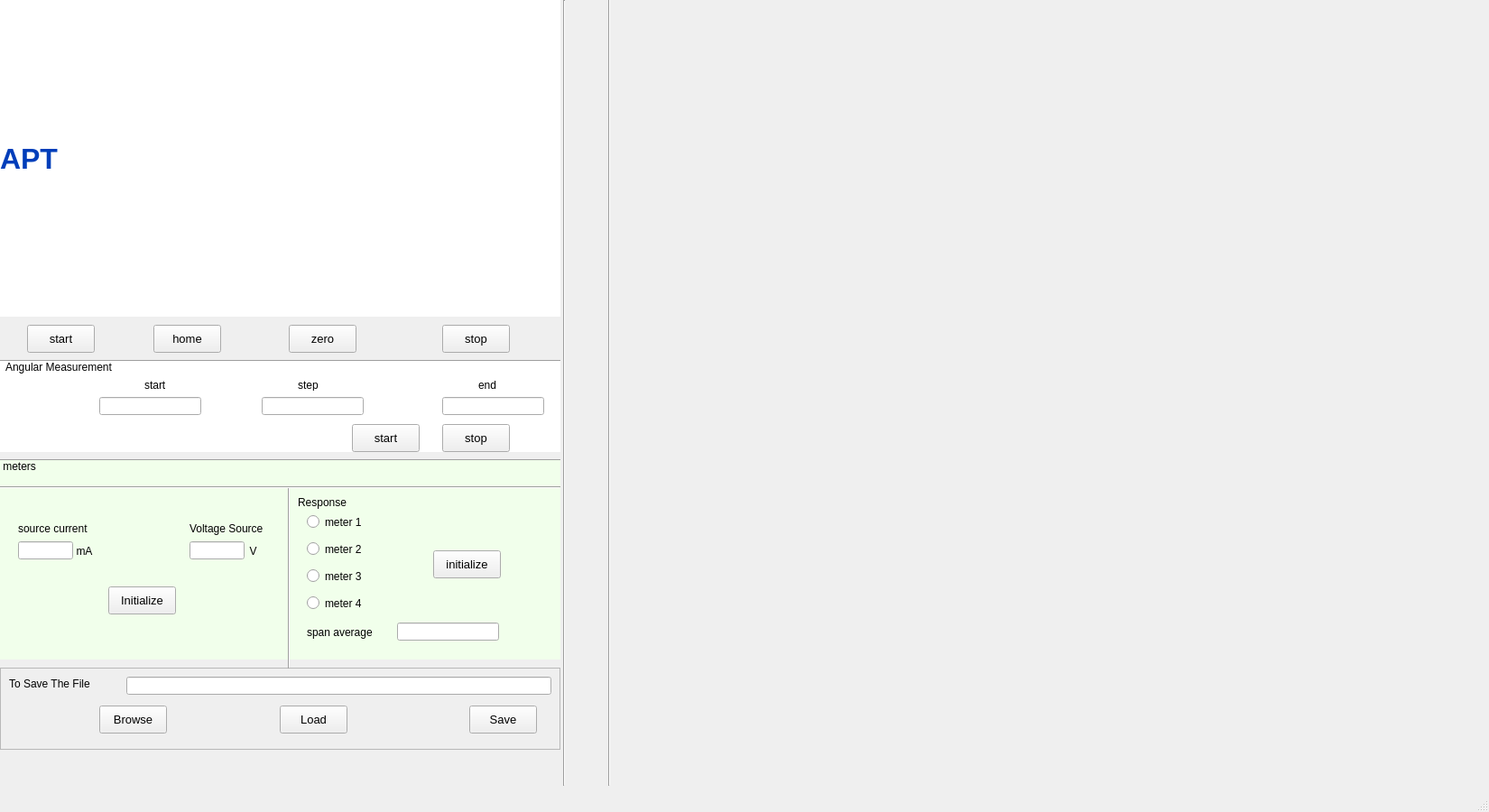
<?xml version="1.0" encoding="UTF-8"?>
<ui version="4.0">
 <class>MainWindow</class>
 <widget class="QMainWindow" name="MainWindow">
  <property name="enabled">
   <bool>true</bool>
  </property>
  <property name="geometry">
   <rect>
    <x>0</x>
    <y>0</y>
    <width>1650</width>
    <height>900</height>
   </rect>
  </property>
  <property name="windowTitle">
   <string>TEST1</string>
  </property>
  <property name="styleSheet">
   <string notr="true"/>
  </property>
  <widget class="QWidget" name="centralwidget">
   <widget class="QLabel" name="L_apt_screen">
    <property name="geometry">
     <rect>
      <x>0</x>
      <y>0</y>
      <width>621</width>
      <height>351</height>
     </rect>
    </property>
    <property name="font">
     <font>
      <pointsize>24</pointsize>
      <weight>75</weight>
      <bold>true</bold>
     </font>
    </property>
    <property name="styleSheet">
     <string notr="true">background-color:white;
color:rgb(0, 62, 186)</string>
    </property>
    <property name="text">
     <string>APT</string>
    </property>
   </widget>
   <widget class="Line" name="line">
    <property name="geometry">
     <rect>
      <x>610</x>
      <y>0</y>
      <width>31</width>
      <height>871</height>
     </rect>
    </property>
    <property name="orientation">
     <enum>Qt::Vertical</enum>
    </property>
   </widget>
   <widget class="Line" name="line_2">
    <property name="geometry">
     <rect>
      <x>660</x>
      <y>-10</y>
      <width>31</width>
      <height>881</height>
     </rect>
    </property>
    <property name="orientation">
     <enum>Qt::Vertical</enum>
    </property>
   </widget>
   <widget class="QPushButton" name="L_apt_start">
    <property name="geometry">
     <rect>
      <x>30</x>
      <y>360</y>
      <width>75</width>
      <height>31</height>
     </rect>
    </property>
    <property name="font">
     <font>
      <pointsize>10</pointsize>
     </font>
    </property>
    <property name="text">
     <string>start</string>
    </property>
   </widget>
   <widget class="QPushButton" name="L_apt_zero">
    <property name="geometry">
     <rect>
      <x>320</x>
      <y>360</y>
      <width>75</width>
      <height>31</height>
     </rect>
    </property>
    <property name="font">
     <font>
      <pointsize>10</pointsize>
     </font>
    </property>
    <property name="text">
     <string>zero</string>
    </property>
   </widget>
   <widget class="QPushButton" name="L_apt_Home">
    <property name="geometry">
     <rect>
      <x>170</x>
      <y>360</y>
      <width>75</width>
      <height>31</height>
     </rect>
    </property>
    <property name="font">
     <font>
      <pointsize>10</pointsize>
     </font>
    </property>
    <property name="text">
     <string>home</string>
    </property>
   </widget>
   <widget class="QPushButton" name="L_apt_stop">
    <property name="geometry">
     <rect>
      <x>490</x>
      <y>360</y>
      <width>75</width>
      <height>31</height>
     </rect>
    </property>
    <property name="font">
     <font>
      <pointsize>10</pointsize>
     </font>
    </property>
    <property name="text">
     <string>stop</string>
    </property>
   </widget>
   <widget class="Line" name="line_3">
    <property name="geometry">
     <rect>
      <x>0</x>
      <y>390</y>
      <width>621</width>
      <height>20</height>
     </rect>
    </property>
    <property name="orientation">
     <enum>Qt::Horizontal</enum>
    </property>
   </widget>
   <widget class="QLabel" name="L_angMeasure">
    <property name="geometry">
     <rect>
      <x>0</x>
      <y>400</y>
      <width>621</width>
      <height>101</height>
     </rect>
    </property>
    <property name="font">
     <font>
      <pointsize>9</pointsize>
     </font>
    </property>
    <property name="styleSheet">
     <string notr="true">background-color:white</string>
    </property>
    <property name="text">
     <string>  Angular Measurement</string>
    </property>
    <property name="alignment">
     <set>Qt::AlignLeading|Qt::AlignLeft|Qt::AlignTop</set>
    </property>
   </widget>
   <widget class="QPushButton" name="L_angMeasureStartB">
    <property name="geometry">
     <rect>
      <x>390</x>
      <y>470</y>
      <width>75</width>
      <height>31</height>
     </rect>
    </property>
    <property name="font">
     <font>
      <pointsize>10</pointsize>
     </font>
    </property>
    <property name="text">
     <string>start</string>
    </property>
   </widget>
   <widget class="QPushButton" name="L_angMeasureStopB">
    <property name="geometry">
     <rect>
      <x>490</x>
      <y>470</y>
      <width>75</width>
      <height>31</height>
     </rect>
    </property>
    <property name="font">
     <font>
      <pointsize>10</pointsize>
     </font>
    </property>
    <property name="text">
     <string>stop</string>
    </property>
   </widget>
   <widget class="QLineEdit" name="E_angMeasureStart">
    <property name="geometry">
     <rect>
      <x>110</x>
      <y>440</y>
      <width>113</width>
      <height>20</height>
     </rect>
    </property>
   </widget>
   <widget class="QLineEdit" name="E_angMeasureEnd">
    <property name="geometry">
     <rect>
      <x>490</x>
      <y>440</y>
      <width>113</width>
      <height>20</height>
     </rect>
    </property>
   </widget>
   <widget class="QLineEdit" name="E_angMeasureStep">
    <property name="geometry">
     <rect>
      <x>290</x>
      <y>440</y>
      <width>113</width>
      <height>20</height>
     </rect>
    </property>
   </widget>
   <widget class="QLabel" name="L_angMeasureStart">
    <property name="geometry">
     <rect>
      <x>160</x>
      <y>420</y>
      <width>47</width>
      <height>13</height>
     </rect>
    </property>
    <property name="font">
     <font>
      <pointsize>9</pointsize>
     </font>
    </property>
    <property name="text">
     <string>start</string>
    </property>
   </widget>
   <widget class="QLabel" name="L_angMeasureEnd">
    <property name="geometry">
     <rect>
      <x>530</x>
      <y>420</y>
      <width>47</width>
      <height>13</height>
     </rect>
    </property>
    <property name="font">
     <font>
      <pointsize>9</pointsize>
     </font>
    </property>
    <property name="text">
     <string>end</string>
    </property>
   </widget>
   <widget class="QLabel" name="L_angMeasureStop">
    <property name="geometry">
     <rect>
      <x>330</x>
      <y>420</y>
      <width>47</width>
      <height>13</height>
     </rect>
    </property>
    <property name="font">
     <font>
      <pointsize>9</pointsize>
     </font>
    </property>
    <property name="text">
     <string>step</string>
    </property>
   </widget>
   <widget class="Line" name="line_4">
    <property name="geometry">
     <rect>
      <x>0</x>
      <y>500</y>
      <width>621</width>
      <height>20</height>
     </rect>
    </property>
    <property name="orientation">
     <enum>Qt::Horizontal</enum>
    </property>
   </widget>
   <widget class="QFrame" name="frame_2">
    <property name="geometry">
     <rect>
      <x>0</x>
      <y>740</y>
      <width>621</width>
      <height>91</height>
     </rect>
    </property>
    <property name="frameShape">
     <enum>QFrame::StyledPanel</enum>
    </property>
    <property name="frameShadow">
     <enum>QFrame::Raised</enum>
    </property>
    <widget class="QLabel" name="L_saveFile">
     <property name="geometry">
      <rect>
       <x>10</x>
       <y>10</y>
       <width>131</width>
       <height>16</height>
      </rect>
     </property>
     <property name="font">
      <font>
       <pointsize>9</pointsize>
      </font>
     </property>
     <property name="text">
      <string>To Save The File</string>
     </property>
    </widget>
    <widget class="QLineEdit" name="E_saveFile">
     <property name="geometry">
      <rect>
       <x>140</x>
       <y>10</y>
       <width>471</width>
       <height>20</height>
      </rect>
     </property>
    </widget>
    <widget class="QPushButton" name="B_Browse">
     <property name="geometry">
      <rect>
       <x>110</x>
       <y>42</y>
       <width>75</width>
       <height>31</height>
      </rect>
     </property>
     <property name="font">
      <font>
       <pointsize>10</pointsize>
      </font>
     </property>
     <property name="text">
      <string>Browse</string>
     </property>
    </widget>
    <widget class="QPushButton" name="B_Load">
     <property name="geometry">
      <rect>
       <x>310</x>
       <y>42</y>
       <width>75</width>
       <height>31</height>
      </rect>
     </property>
     <property name="font">
      <font>
       <pointsize>10</pointsize>
      </font>
     </property>
     <property name="text">
      <string>Load</string>
     </property>
    </widget>
    <widget class="QPushButton" name="B_Save">
     <property name="geometry">
      <rect>
       <x>520</x>
       <y>42</y>
       <width>75</width>
       <height>31</height>
      </rect>
     </property>
     <property name="font">
      <font>
       <pointsize>10</pointsize>
      </font>
     </property>
     <property name="text">
      <string>Save</string>
     </property>
    </widget>
   </widget>
   <widget class="QLabel" name="label_6">
    <property name="geometry">
     <rect>
      <x>0</x>
      <y>510</y>
      <width>621</width>
      <height>221</height>
     </rect>
    </property>
    <property name="font">
     <font>
      <pointsize>9</pointsize>
     </font>
    </property>
    <property name="styleSheet">
     <string notr="true">background-color:rgb(241, 255, 235)</string>
    </property>
    <property name="text">
     <string> meters</string>
    </property>
    <property name="alignment">
     <set>Qt::AlignLeading|Qt::AlignLeft|Qt::AlignTop</set>
    </property>
   </widget>
   <widget class="QRadioButton" name="m1">
    <property name="geometry">
     <rect>
      <x>340</x>
      <y>570</y>
      <width>82</width>
      <height>17</height>
     </rect>
    </property>
    <property name="font">
     <font>
      <pointsize>9</pointsize>
     </font>
    </property>
    <property name="styleSheet">
     <string notr="true">border:0</string>
    </property>
    <property name="text">
     <string>meter 1</string>
    </property>
   </widget>
   <widget class="QRadioButton" name="m2">
    <property name="geometry">
     <rect>
      <x>340</x>
      <y>600</y>
      <width>82</width>
      <height>17</height>
     </rect>
    </property>
    <property name="font">
     <font>
      <pointsize>9</pointsize>
     </font>
    </property>
    <property name="styleSheet">
     <string notr="true">border:0</string>
    </property>
    <property name="text">
     <string>meter 2</string>
    </property>
   </widget>
   <widget class="QLineEdit" name="E_voltageSource">
    <property name="geometry">
     <rect>
      <x>210</x>
      <y>600</y>
      <width>61</width>
      <height>20</height>
     </rect>
    </property>
   </widget>
   <widget class="QLineEdit" name="lineEdit_2">
    <property name="geometry">
     <rect>
      <x>20</x>
      <y>600</y>
      <width>61</width>
      <height>20</height>
     </rect>
    </property>
   </widget>
   <widget class="QLabel" name="L_sourceCurrent">
    <property name="geometry">
     <rect>
      <x>20</x>
      <y>570</y>
      <width>101</width>
      <height>31</height>
     </rect>
    </property>
    <property name="font">
     <font>
      <pointsize>9</pointsize>
     </font>
    </property>
    <property name="styleSheet">
     <string notr="true">border:0
</string>
    </property>
    <property name="text">
     <string>source current</string>
    </property>
   </widget>
   <widget class="QLabel" name="L_resp_spanAvg">
    <property name="geometry">
     <rect>
      <x>340</x>
      <y>690</y>
      <width>101</width>
      <height>21</height>
     </rect>
    </property>
    <property name="font">
     <font>
      <pointsize>9</pointsize>
     </font>
    </property>
    <property name="styleSheet">
     <string notr="true">border:0</string>
    </property>
    <property name="text">
     <string>span average</string>
    </property>
   </widget>
   <widget class="QRadioButton" name="m4">
    <property name="geometry">
     <rect>
      <x>340</x>
      <y>660</y>
      <width>82</width>
      <height>17</height>
     </rect>
    </property>
    <property name="font">
     <font>
      <pointsize>9</pointsize>
     </font>
    </property>
    <property name="styleSheet">
     <string notr="true">border:0</string>
    </property>
    <property name="text">
     <string>meter 4</string>
    </property>
   </widget>
   <widget class="QPushButton" name="B_resp_initialize">
    <property name="geometry">
     <rect>
      <x>480</x>
      <y>610</y>
      <width>75</width>
      <height>31</height>
     </rect>
    </property>
    <property name="font">
     <font>
      <pointsize>10</pointsize>
     </font>
    </property>
    <property name="text">
     <string>initialize</string>
    </property>
   </widget>
   <widget class="QLabel" name="L_VoltageSource">
    <property name="geometry">
     <rect>
      <x>210</x>
      <y>570</y>
      <width>101</width>
      <height>31</height>
     </rect>
    </property>
    <property name="font">
     <font>
      <pointsize>9</pointsize>
     </font>
    </property>
    <property name="styleSheet">
     <string notr="true">border:0</string>
    </property>
    <property name="text">
     <string>Voltage Source</string>
    </property>
   </widget>
   <widget class="QLabel" name="label_12">
    <property name="geometry">
     <rect>
      <x>70</x>
      <y>600</y>
      <width>47</width>
      <height>21</height>
     </rect>
    </property>
    <property name="styleSheet">
     <string notr="true">border:0</string>
    </property>
    <property name="text">
     <string>mA</string>
    </property>
    <property name="alignment">
     <set>Qt::AlignCenter</set>
    </property>
   </widget>
   <widget class="QLabel" name="response">
    <property name="geometry">
     <rect>
      <x>330</x>
      <y>550</y>
      <width>111</width>
      <height>21</height>
     </rect>
    </property>
    <property name="font">
     <font>
      <pointsize>9</pointsize>
     </font>
    </property>
    <property name="text">
     <string>Response</string>
    </property>
    <property name="alignment">
     <set>Qt::AlignLeading|Qt::AlignLeft|Qt::AlignTop</set>
    </property>
   </widget>
   <widget class="QLineEdit" name="E_respSpanAvge">
    <property name="geometry">
     <rect>
      <x>440</x>
      <y>690</y>
      <width>113</width>
      <height>20</height>
     </rect>
    </property>
   </widget>
   <widget class="QRadioButton" name="m3">
    <property name="geometry">
     <rect>
      <x>340</x>
      <y>630</y>
      <width>82</width>
      <height>17</height>
     </rect>
    </property>
    <property name="font">
     <font>
      <pointsize>9</pointsize>
     </font>
    </property>
    <property name="styleSheet">
     <string notr="true">border:0</string>
    </property>
    <property name="text">
     <string>meter 3</string>
    </property>
   </widget>
   <widget class="QPushButton" name="B_SourceIinitialize">
    <property name="geometry">
     <rect>
      <x>120</x>
      <y>650</y>
      <width>75</width>
      <height>31</height>
     </rect>
    </property>
    <property name="font">
     <font>
      <pointsize>10</pointsize>
     </font>
    </property>
    <property name="text">
     <string>Initialize</string>
    </property>
   </widget>
   <widget class="QLabel" name="label_11">
    <property name="geometry">
     <rect>
      <x>260</x>
      <y>600</y>
      <width>41</width>
      <height>21</height>
     </rect>
    </property>
    <property name="styleSheet">
     <string notr="true">border:0</string>
    </property>
    <property name="text">
     <string>V</string>
    </property>
    <property name="alignment">
     <set>Qt::AlignCenter</set>
    </property>
   </widget>
   <widget class="Line" name="line_5">
    <property name="geometry">
     <rect>
      <x>310</x>
      <y>540</y>
      <width>20</width>
      <height>201</height>
     </rect>
    </property>
    <property name="orientation">
     <enum>Qt::Vertical</enum>
    </property>
   </widget>
   <widget class="Line" name="line_6">
    <property name="geometry">
     <rect>
      <x>0</x>
      <y>530</y>
      <width>621</width>
      <height>20</height>
     </rect>
    </property>
    <property name="orientation">
     <enum>Qt::Horizontal</enum>
    </property>
   </widget>
  </widget>
  <widget class="QMenuBar" name="menubar">
   <property name="geometry">
    <rect>
     <x>0</x>
     <y>0</y>
     <width>1650</width>
     <height>26</height>
    </rect>
   </property>
  </widget>
  <widget class="QStatusBar" name="statusbar"/>
 </widget>
 <resources/>
 <connections/>
</ui>
